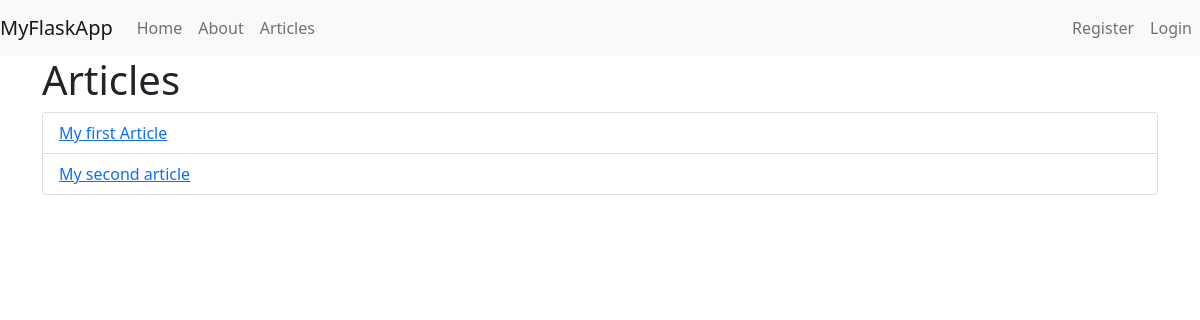
Page /articles on the earlier database version.
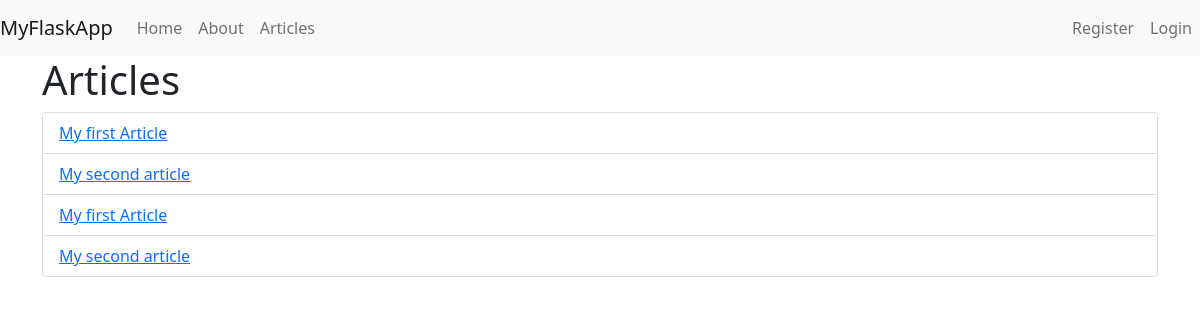
Same page on the later database version.
### app.py (models this page shows, shortened)
class Articles(db.Model):
    __tablename__ = 'articles'
    id = db.Column(db.Integer, primary_key=True)
    title = db.Column(db.String(100))
    subtitle = db.Column(db.String(200))
    author = db.Column(db.String(200))
    body = db.Column(db.Text())
    create_date = db.Column(db.DateTime)

### app.py (the view)
@app.route('/articles')
def articles():
    result = Articles.query.all()
    if result != 0:
        return render_template('articles.html',articles=result)
    else:
        message= 'No articles found'
        return render_template('articles.html', msg=message)

### templates/articles.html
{% extends 'layout.html' %}
{% block body %}
 <h1>Articles</h1>
 <ul class='list-group'>
    {% for article in articles %}
    <li class='list-group-item'><a href="article/{{article.id}}"> {{article.title}}</a></li>
 {% endfor %}
</ul>
{% endblock %}

Differences in the rows shown:
added Articles: title "My first Article"
added Articles: title "My second article"
